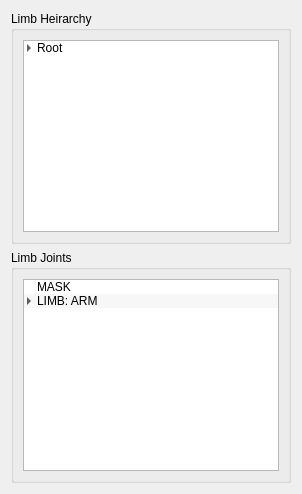
              <widget class="QWidget" name="tab_5">
               <attribute name="title">
                <string>Limb View</string>
               </attribute>
               <layout class="QVBoxLayout" name="verticalLayout_37">
                <item>
                 <layout class="QVBoxLayout" name="verticalLayout_38">
                  <item>
                   <widget class="QGroupBox" name="groupBox_27">
                    <property name="title">
                     <string>Limb Heirarchy</string>
                    </property>
                    <layout class="QHBoxLayout" name="horizontalLayout_21">
                     <item>
                      <layout class="QVBoxLayout" name="verticalLayout_41">
                       <item>
                        <widget class="QTreeWidget" name="treeWidget_7">
                         <property name="autoScrollMargin">
                          <number>16</number>
                         </property>
                         <property name="alternatingRowColors">
                          <bool>true</bool>
                         </property>
                         <property name="selectionMode">
                          <enum>QAbstractItemView::ExtendedSelection</enum>
                         </property>
                         <property name="autoExpandDelay">
                          <number>-1</number>
                         </property>
                         <property name="indentation">
                          <number>10</number>
                         </property>
                         <property name="headerHidden">
                          <bool>true</bool>
                         </property>
                         <column>
                          <property name="text">
                           <string notr="true">1</string>
                          </property>
                         </column>
                         <item>
                          <property name="text">
                           <string>Root</string>
                          </property>
                          <item>
                           <property name="text">
                            <string>Spine</string>
                           </property>
                           <item>
                            <property name="text">
                             <string>Arm (M)</string>
                            </property>
                            <item>
                             <property name="text">
                              <string>Hand</string>
                             </property>
                            </item>
                           </item>
                           <item>
                            <property name="text">
                             <string>Head</string>
                            </property>
                           </item>
                           <item>
                            <property name="text">
                             <string>Leg (M)</string>
                            </property>
                           </item>
                           <item>
                            <property name="text">
                             <string>Tail</string>
                            </property>
                           </item>
                          </item>
                         </item>
                        </widget>
                       </item>
                      </layout>
                     </item>
                    </layout>
                   </widget>
                  </item>
                  <item>
                   <widget class="QGroupBox" name="groupBox_28">
                    <property name="title">
                     <string>Limb Joints</string>
                    </property>
                    <layout class="QVBoxLayout" name="verticalLayout_42">
                     <item>
                      <layout class="QVBoxLayout" name="verticalLayout_46">
                       <item>
                        <widget class="QTreeWidget" name="treeWidget_8">
                         <property name="alternatingRowColors">
                          <bool>true</bool>
                         </property>
                         <property name="selectionMode">
                          <enum>QAbstractItemView::SingleSelection</enum>
                         </property>
                         <property name="indentation">
                          <number>10</number>
                         </property>
                         <property name="headerHidden">
                          <bool>true</bool>
                         </property>
                         <column>
                          <property name="text">
                           <string>1</string>
                          </property>
                         </column>
                         <item>
                          <property name="text">
                           <string>MASK</string>
                          </property>
                         </item>
                         <item>
                          <property name="text">
                           <string>LIMB: ARM</string>
                          </property>
                          <item>
                           <property name="text">
                            <string>CLV [R]</string>
                           </property>
                           <item>
                            <property name="text">
                             <string>SLD [R]</string>
                            </property>
                            <item>
                             <property name="text">
                              <string>ELB [R]</string>
                             </property>
                             <item>
                              <property name="text">
                               <string>WRS [R]</string>
                              </property>
                             </item>
                            </item>
                           </item>
                          </item>
                          <item>
                           <property name="text">
                            <string>CLV [L]</string>
                           </property>
                           <item>
                            <property name="text">
                             <string>SLD [L]</string>
                            </property>
                            <item>
                             <property name="text">
                              <string>ELB [L]</string>
                             </property>
                             <item>
                              <property name="text">
                               <string>WRS [L]</string>
                              </property>
                             </item>
                            </item>
                           </item>
                          </item>
                         </item>
                        </widget>
                       </item>
                      </layout>
                     </item>
                    </layout>
                   </widget>
                  </item>
                 </layout>
                </item>
               </layout>
              </widget>
